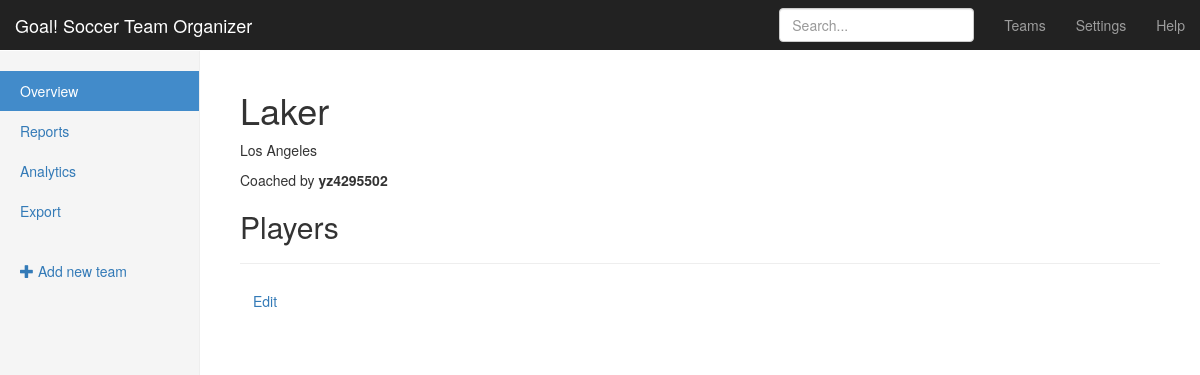
The page /teams/4/ on the database as committed earlier.
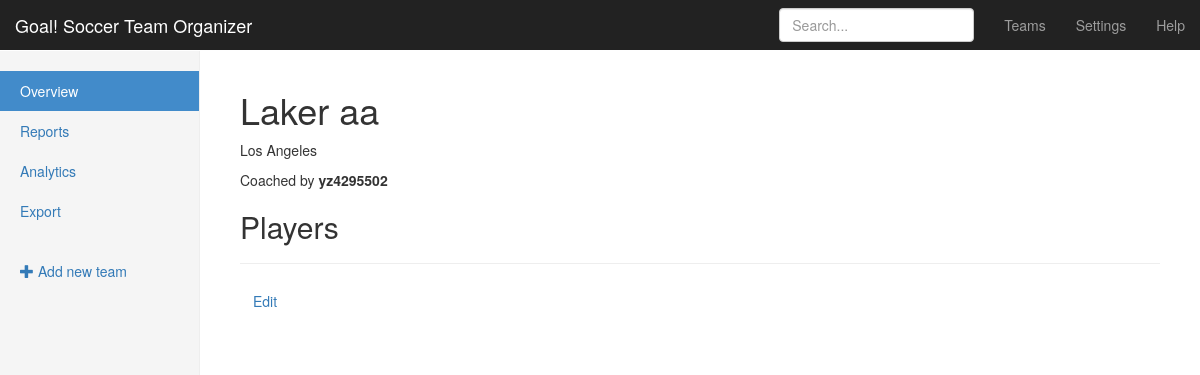
The same page on the database as committed later.
### teams/models.py (models this page shows, shortened)
class Team(models.Model):
    name = models.CharField(max_length=255)
    coach = models.ForeignKey(User, related_name='teams')
    practice_location = models.CharField(max_length=255)

### teams/views.py (the view)
# urls.py: url(r'^(?P<pk>\d+)/$', views.TeamDetailView.as_view(), name='detail'),
class TeamDetailView(DetailView, UpdateView):
    fields = ("name", "practice_location", "coach")
    model = models.Team
    template_name = "teams/team_detail.html"

### teams/templates/teams/team_detail.html (shortened to what this page needs)
{% extends "teams/_layout.html" %}
{% block body_content %}
<h1>{{ team.name  }}</h1>
<p class="muted">{{ team.practice_location }}</p>
<p>Coached by <strong>{{ team.coach.get_full_name|default:team.coach }}</strong></p>
<h2>Players</h2>
<hr>
<p>
    <a href="{% url 'teams:update' pk=team.pk %}" class="btn">Edit</a>
</p>
{% endblock %}

### teams/templates/teams/_layout.html
{% extends "_layout.html" %}
{% block sidebar_content %}
<ul class="nav nav-sidebar">
	<li class="active"><a href="#">Overview
		<span class="sr-only">(current)</span></a></li>
	<li><a href="#">Reports</a></li>
	<li><a href="#">Analytics</a></li>
	<li><a href="#">Export</a></li>
</ul>
<ul class="nav nav-sidebar">
	<li>
        <a href="{% url 'teams:create' %}">
            <span class="glyphicon glyphicon-plus" aria-hidden="true"></span>
            Add new team
        </a>
    </li>
</ul>
{% endblock %}

### templates/_layout.html (shortened to what this page needs)
<!DOCTYPE html>
<html lang="en">
    <head>
        {% load static from staticfiles %}
        <link rel="stylesheet" href="https://maxcdn.bootstrapcdn.com/bootstrap/3.3.6/css/bootstrap.min.css">
        <link rel="stylesheet" href="{% static 'css/goal.css' %}">
    </head>
    <body>
        <nav class="navbar navbar-inverse navbar-fixed-top">
            <div class="container-fluid">
                <div class="navbar-header">
                    <a class="navbar-brand" href="#">Goal! Soccer Team Organizer</a>
                </div>
                <div id="navbar" class="navbar-collapse collapse">
                    <ul class="nav navbar-nav navbar-right">
						<li><a href="{% url 'teams:list' %}">Teams</a></li>
                        <li><a href="#">Settings</a></li>
                        <li><a href="#">Help</a></li>
                    </ul>
                    <form class="navbar-form navbar-right">
                        <input type="text" class="form-control" placeholder="Search...">
                    </form>
                </div>
            </div>
        </nav>
        <div class="container-fluid">
            <div class="row">
				{% block sidebar %}
                <div class="col-sm-3 col-md-2 sidebar">
					{% block sidebar_content %}{% endblock %}
                </div>
				{% endblock %}
                <div class="col-sm-9 col-sm-offset-3 col-md-10 col-md-offset-2 main">
                    {% block body_content %}{% endblock %}
                </div>
            </div>
        </div>
    </body>
</html>

### assets/css/goal.css (style rules this page uses)
body { padding-top: 50px; }
.navbar-fixed-top { border: 0; }
.sidebar { display: none; }
@media (min-width: 768px) { .sidebar { position: fixed; top: 51px; bottom: 0; left: 0; z-index: 1000; display: block; padding: 20px; overflow-x: hidden; overflow-y: auto; background-color: #f5f5f5; border-right: 1px solid #eee; } }
.nav-sidebar { margin-right: -21px; margin-bottom: 20px; margin-left: -20px; }
.nav-sidebar > li > a { padding-right: 20px; padding-left: 20px; }
.nav-sidebar > .active > a, .nav-sidebar > .active > a:hover, .nav-sidebar > .active > a:focus { color: #fff; background-color: #428bca; }
.main { padding: 20px; }
@media (min-width: 768px) { .main { padding-right: 40px; padding-left: 40px; } }

Rows that differ between the two databases and show on the page:
changed Team "Los Angeles": name "Laker" → "Laker aa"
